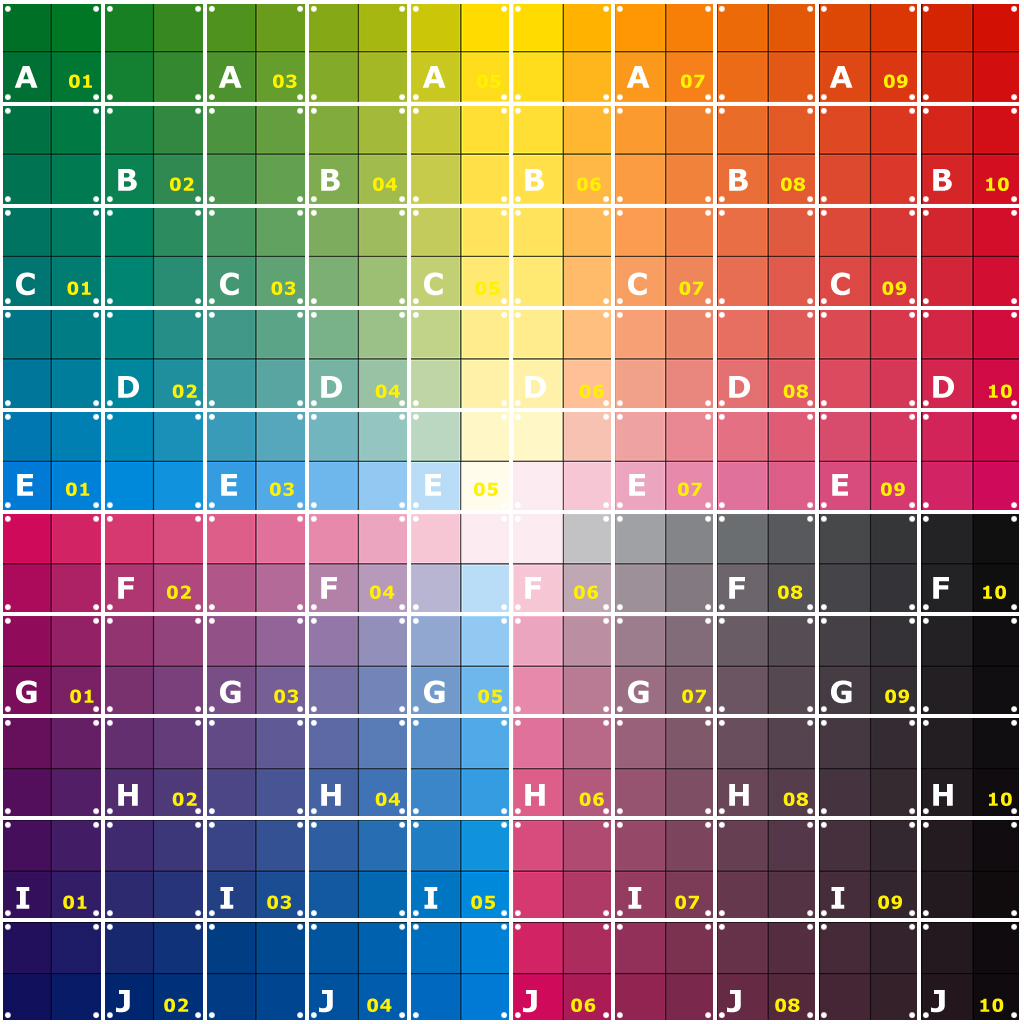

A level layout from a 2D game, rendered from its tile map. Below: a short description, then the map file with its tile-grid data intact:
An orthogonal 32x32 tile map with 32x32 px tiles, 1 tile layer (Grid) and 7 objects.

<map version="1.0" orientation="orthogonal" renderorder="right-down" width="32" height="32" tilewidth="32" tileheight="32" nextobjectid="10">
 <tileset firstgid="1" name="UV Grid" tilewidth="32" tileheight="32" tilecount="1024" columns="32">
  <image source="ash_uvgrid01.jpg" width="1024" height="1024" />
 </tileset>
 <layer name="Grid" width="32" height="32">
  <data encoding="csv">
1,2,3,4,5,6,7,8,9,10,11,12,13,14,15,16,17,18,19,20,21,22,23,24,25,26,27,28,29,30,31,32,
33,34,35,36,37,38,39,40,41,42,43,44,45,46,47,48,49,50,51,52,53,54,55,56,57,58,59,60,61,62,63,64,
65,66,67,68,69,70,71,72,73,74,75,76,77,78,79,80,81,82,83,84,85,86,87,88,89,90,91,92,93,94,95,96,
97,98,99,100,101,102,103,104,105,106,107,108,109,110,111,112,113,114,115,116,117,118,119,120,121,122,123,124,125,126,127,128,
129,130,131,132,133,134,135,136,137,138,139,140,141,142,143,144,145,146,147,148,149,150,151,152,153,154,155,156,157,158,159,160,
161,162,163,164,165,166,167,168,169,170,171,172,173,174,175,176,177,178,179,180,181,182,183,184,185,186,187,188,189,190,191,192,
193,194,195,196,197,198,199,200,201,202,203,204,205,206,207,208,209,210,211,212,213,214,215,216,217,218,219,220,221,222,223,224,
225,226,227,228,229,230,231,232,233,234,235,236,237,238,239,240,241,242,243,244,245,246,247,248,249,250,251,252,253,254,255,256,
257,258,259,260,261,262,263,264,265,266,267,268,269,270,271,272,273,274,275,276,277,278,279,280,281,282,283,284,285,286,287,288,
289,290,291,292,293,294,295,296,297,298,299,300,301,302,303,304,305,306,307,308,309,310,311,312,313,314,315,316,317,318,319,320,
321,322,323,324,325,326,327,328,329,330,331,332,333,334,335,336,337,338,339,340,341,342,343,344,345,346,347,348,349,350,351,352,
353,354,355,356,357,358,359,360,361,362,363,364,365,366,367,368,369,370,371,372,373,374,375,376,377,378,379,380,381,382,383,384,
385,386,387,388,389,390,391,392,393,394,395,396,397,398,399,400,401,402,403,404,405,406,407,408,409,410,411,412,413,414,415,416,
417,418,419,420,421,422,423,424,425,426,427,428,429,430,431,432,433,434,435,436,437,438,439,440,441,442,443,444,445,446,447,448,
449,450,451,452,453,454,455,456,457,458,459,460,461,462,463,464,465,466,467,468,469,470,471,472,473,474,475,476,477,478,479,480,
481,482,483,484,485,486,487,488,489,490,491,492,493,494,495,496,497,498,499,500,501,502,503,504,505,506,507,508,509,510,511,512,
513,514,515,516,517,518,519,520,521,522,523,524,525,526,527,528,529,530,531,532,533,534,535,536,537,538,539,540,541,542,543,544,
545,546,547,548,549,550,551,552,553,554,555,556,557,558,559,560,561,562,563,564,565,566,567,568,569,570,571,572,573,574,575,576,
577,578,579,580,581,582,583,584,585,586,587,588,589,590,591,592,593,594,595,596,597,598,599,600,601,602,603,604,605,606,607,608,
609,610,611,612,613,614,615,616,617,618,619,620,621,622,623,624,625,626,627,628,629,630,631,632,633,634,635,636,637,638,639,640,
641,642,643,644,645,646,647,648,649,650,651,652,653,654,655,656,657,658,659,660,661,662,663,664,665,666,667,668,669,670,671,672,
673,674,675,676,677,678,679,680,681,682,683,684,685,686,687,688,689,690,691,692,693,694,695,696,697,698,699,700,701,702,703,704,
705,706,707,708,709,710,711,712,713,714,715,716,717,718,719,720,721,722,723,724,725,726,727,728,729,730,731,732,733,734,735,736,
737,738,739,740,741,742,743,744,745,746,747,748,749,750,751,752,753,754,755,756,757,758,759,760,761,762,763,764,765,766,767,768,
769,770,771,772,773,774,775,776,777,778,779,780,781,782,783,784,785,786,787,788,789,790,791,792,793,794,795,796,797,798,799,800,
801,802,803,804,805,806,807,808,809,810,811,812,813,814,815,816,817,818,819,820,821,822,823,824,825,826,827,828,829,830,831,832,
833,834,835,836,837,838,839,840,841,842,843,844,845,846,847,848,849,850,851,852,853,854,855,856,857,858,859,860,861,862,863,864,
865,866,867,868,869,870,871,872,873,874,875,876,877,878,879,880,881,882,883,884,885,886,887,888,889,890,891,892,893,894,895,896,
897,898,899,900,901,902,903,904,905,906,907,908,909,910,911,912,913,914,915,916,917,918,919,920,921,922,923,924,925,926,927,928,
929,930,931,932,933,934,935,936,937,938,939,940,941,942,943,944,945,946,947,948,949,950,951,952,953,954,955,956,957,958,959,960,
961,962,963,964,965,966,967,968,969,970,971,972,973,974,975,976,977,978,979,980,981,982,983,984,985,986,987,988,989,990,991,992,
993,994,995,996,997,998,999,1000,1001,1002,1003,1004,1005,1006,1007,1008,1009,1010,1011,1012,1013,1014,1015,1016,1017,1018,1019,1020,1021,1022,1023,1024
</data>
 </layer>
 <objectgroup name="Shapes">
  <properties>
   <property name="collidable" value="true" />
  </properties>
  <object id="1" x="207" y="106" width="98" height="98" />
  <object id="3" x="411" y="208" width="98" height="98">
   <ellipse />
  </object>
  <object id="4" x="615" y="306">
   <polygon points="0,0 97.9778,-97.9798 97.946,-0.0358486" />
  </object>
  <object id="5" x="412" y="610.667">
   <polyline points="-0.9375,1.3125 96.9583,-96.6458 198.958,1.27083 300.938,-96.6667 402.958,103.25 304.938,205.271" />
  </object>
  <object id="7" x="105" y="412" width="98" height="98" rotation="45" />
  <object id="8" x="104.667" y="714" rotation="-45">
   <polygon points="0,0 97.9778,-97.9798 97.946,-0.0358486" />
  </object>
  <object id="9" x="209" y="616" rotation="45">
   <polyline points="-0.9375,1.3125 96.9583,-96.6458 198.958,1.27083 300.938,-96.6667 402.958,103.25 304.938,205.271" />
  </object>
 </objectgroup>
</map>
